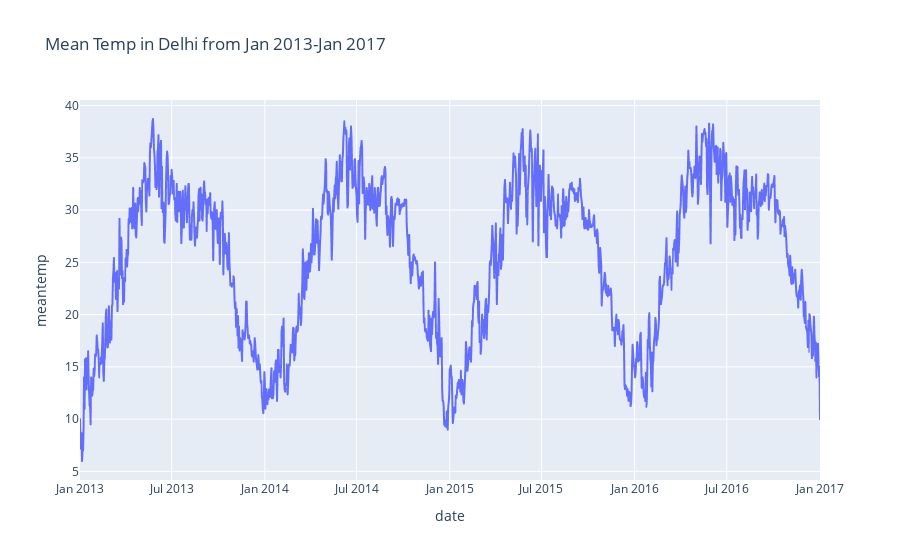

Notebook source saved alongside this figure:
### Markdown cell above
Restart kernel.

Create a figure showing the Mean Temp in Delhi from Jan 2013-Jan 2017.

### Code cell
figure = px.line(data, x="date",
                 y = "meantemp",
                 title = 'Mean Temp in Delhi from Jan 2013-Jan 2017')
figure.show()

### Figure 1 — Plotly figure (JSON) as saved in the notebook; plotly's stock layout.template omitted (floating-point values rounded to 4 significant figures; data arrays with more than 128 entries replaced by an {"elided": "..."} marker saying what was removed)
{"data": [{"hovertemplate": "date=%{x}<br>meantemp=%{y}<extra></extra>", "legendgroup": "", "line": {"color": "#636efa", "dash": "solid"}, "marker": {"symbol": "circle"}, "mode": "lines", "name": "", "showlegend": false, "type": "scattergl", "x": {"elided": "1462 str values"}, "xaxis": "x", "y": {"elided": "1462 float values"}, "yaxis": "y"}], "layout": {"legend": {"tracegroupgap": 0}, "title": {"text": "Mean Temp in Delhi from Jan 2013-Jan 2017"}, "xaxis": {"anchor": "y", "domain": [0, 1], "title": {"text": "date"}}, "yaxis": {"anchor": "x", "domain": [0, 1], "title": {"text": "meantemp"}}}}
